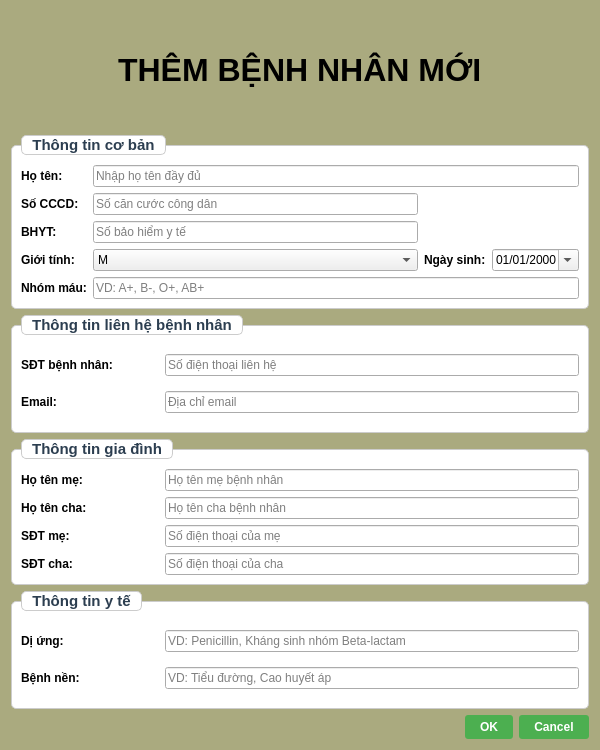
<?xml version="1.0" encoding="UTF-8"?>
<ui version="4.0">
 <class>AddEditPatientDialog</class>
 <widget class="QDialog" name="AddEditPatientDialog">
  <property name="geometry">
   <rect>
    <x>0</x>
    <y>0</y>
    <width>600</width>
    <height>750</height>
   </rect>
  </property>
  <property name="windowTitle">
   <string>Thêm/Chỉnh Sửa Bệnh Nhân</string>
  </property>
  <property name="styleSheet">
   <string notr="true">QDialog {
    background-color: #aaaa7f;
}
QLabel {
    color: black;
    background-color: transparent;
    border: none;
    font-weight: bold;
}
QGroupBox {
    font-weight: bold;
    border: 1px solid #CCCCCC;
    border-radius: 5px;
    margin-top: 10px;
    padding-top: 10px;
}
QGroupBox::title {
    subcontrol-origin: margin;
    left: 10px;
    padding: 0 5px 0 5px;
}
QPushButton {
    background-color: #4CAF50;
    color: white;
    border: none;
    padding: 5px 15px;
    border-radius: 3px;
    font-weight: bold;
}
QPushButton:hover {
    background-color: #45A049;
}
QPushButton:pressed {
    background-color: #3D8B40;
}
/* ButtonBox - nút Cancel (màu đỏ) */
QDialogButtonBox QPushButton[text=&quot;Cancel&quot;] {
    background-color: #f44336;
    color: white;
    border: none;
    padding: 8px 20px;
    border-radius: 3px;
    font-weight: bold;
    min-width: 80px;
}
QDialogButtonBox QPushButton[text=&quot;Cancel&quot;]:hover {
    background-color: #d32f2f;
}
QDialogButtonBox QPushButton[text=&quot;Cancel&quot;]:pressed {
    background-color: #b71c1c;
}
/* ButtonBox - nút OK (màu xanh) */
QDialogButtonBox QPushButton[text=&quot;OK&quot;] {
    background-color: #4CAF50;
    color: white;
    border: none;
    padding: 8px 20px;
    border-radius: 3px;
    font-weight: bold;
    min-width: 80px;
}
QDialogButtonBox QPushButton[text=&quot;OK&quot;]:hover {
    background-color: #45A049;
}
QDialogButtonBox QPushButton[text=&quot;OK&quot;]:pressed {
    background-color: #3D8B40;
}</string>
  </property>
  <layout class="QVBoxLayout" name="verticalLayout">
   <item>
    <widget class="QWidget" name="widgetTitleBar" native="true">
     <property name="styleSheet">
      <string notr="true">background-color: rgb(170, 170, 127);</string>
     </property>
     <layout class="QHBoxLayout" name="horizontalLayout_4">
      <item>
       <spacer name="horizontalSpacer">
        <property name="orientation">
         <enum>Qt::Orientation::Horizontal</enum>
        </property>
        <property name="sizeHint" stdset="0">
         <size>
          <width>40</width>
          <height>20</height>
         </size>
        </property>
       </spacer>
      </item>
      <item>
       <widget class="QLabel" name="labelTitle">
        <property name="font">
         <font>
          <family>Segoe UI</family>
          <pointsize>24</pointsize>
          <italic>false</italic>
          <bold>true</bold>
         </font>
        </property>
        <property name="styleSheet">
         <string notr="true">font: 700 24pt &quot;Segoe UI&quot;;
color: black;</string>
        </property>
        <property name="text">
         <string>THÊM BỆNH NHÂN MỚI</string>
        </property>
       </widget>
      </item>
      <item>
       <spacer name="horizontalSpacer_2">
        <property name="orientation">
         <enum>Qt::Orientation::Horizontal</enum>
        </property>
        <property name="sizeHint" stdset="0">
         <size>
          <width>40</width>
          <height>20</height>
         </size>
        </property>
       </spacer>
      </item>
     </layout>
    </widget>
   </item>
   <item>
    <widget class="QGroupBox" name="groupBoxBasicInfo">
     <property name="font">
      <font>
       <family>Arial</family>
       <pointsize>11</pointsize>
       <italic>false</italic>
       <bold>true</bold>
      </font>
     </property>
     <property name="styleSheet">
      <string notr="true">QGroupBox {
    font: bold 11pt &quot;Arial&quot;;
    color: #2C3E50;
    border: 1px solid #CCCCCC;
    border-radius: 5px;
    margin-top: 10px;
    padding-top: 10px;
    background-color: white;
}
QGroupBox::title {
    subcontrol-origin: margin;
    subcontrol-position: top left;
    border: 1px solid #CCCCCC;
    border-radius: 5px;
    left: 10px;
    padding: 0 8px 0 8px;
    background-color: white;
}</string>
     </property>
     <property name="title">
      <string>Thông tin cơ bản</string>
     </property>
     <layout class="QGridLayout" name="gridLayout">
      <item row="2" column="0">
       <widget class="QLabel" name="label">
        <property name="text">
         <string>BHYT:</string>
        </property>
       </widget>
      </item>
      <item row="2" column="1">
       <widget class="QLineEdit" name="txtInsuranceID">
        <property name="placeholderText">
         <string>Số bảo hiểm y tế</string>
        </property>
       </widget>
      </item>
      <item row="0" column="0">
       <widget class="QLabel" name="label_2">
        <property name="text">
         <string>Họ tên:</string>
        </property>
       </widget>
      </item>
      <item row="0" column="1" colspan="3">
       <widget class="QLineEdit" name="txtName">
        <property name="placeholderText">
         <string>Nhập họ tên đầy đủ</string>
        </property>
       </widget>
      </item>
      <item row="3" column="1">
       <widget class="QComboBox" name="comboGender">
        <item>
         <property name="text">
          <string>M</string>
         </property>
        </item>
        <item>
         <property name="text">
          <string>F</string>
         </property>
        </item>
       </widget>
      </item>
      <item row="4" column="0">
       <widget class="QLabel" name="label_5">
        <property name="text">
         <string>Nhóm máu:</string>
        </property>
       </widget>
      </item>
      <item row="3" column="2">
       <widget class="QLabel" name="label_4">
        <property name="text">
         <string>Ngày sinh:</string>
        </property>
       </widget>
      </item>
      <item row="4" column="1" colspan="3">
       <widget class="QLineEdit" name="txtBloodType">
        <property name="placeholderText">
         <string>VD: A+, B-, O+, AB+</string>
        </property>
       </widget>
      </item>
      <item row="3" column="0">
       <widget class="QLabel" name="label_3">
        <property name="text">
         <string>Giới tính:</string>
        </property>
       </widget>
      </item>
      <item row="3" column="3">
       <widget class="QDateEdit" name="dateEditBirthday">
        <property name="displayFormat">
         <string>dd/MM/yyyy</string>
        </property>
        <property name="calendarPopup">
         <bool>true</bool>
        </property>
       </widget>
      </item>
      <item row="1" column="1">
       <widget class="QLineEdit" name="txtCCCD">
        <property name="placeholderText">
         <string>Số căn cước công dân</string>
        </property>
       </widget>
      </item>
      <item row="1" column="0">
       <widget class="QLabel" name="label_12">
        <property name="text">
         <string>Số CCCD:</string>
        </property>
       </widget>
      </item>
     </layout>
    </widget>
   </item>
   <item>
    <widget class="QGroupBox" name="groupBoxContactInfo">
     <property name="font">
      <font>
       <family>Arial</family>
       <pointsize>11</pointsize>
       <italic>false</italic>
       <bold>true</bold>
      </font>
     </property>
     <property name="styleSheet">
      <string notr="true">QGroupBox {
    font: bold 11pt &quot;Arial&quot;;
    color: #2C3E50;
    border: 1px solid #CCCCCC;
    border-radius: 5px;
    margin-top: 10px;
    padding-top: 10px;
    background-color: white;
}
QGroupBox::title {
    subcontrol-origin: margin;
    subcontrol-position: top left;
    border: 1px solid #CCCCCC;
    border-radius: 5px;
    left: 10px;
    padding: 0 8px 0 8px;
    background-color: white;
}</string>
     </property>
     <property name="title">
      <string>Thông tin liên hệ bệnh nhân</string>
     </property>
     <layout class="QGridLayout" name="gridLayout_2">
      <item row="0" column="0">
       <widget class="QLabel" name="label_10">
        <property name="text">
         <string>SĐT bệnh nhân:</string>
        </property>
       </widget>
      </item>
      <item row="0" column="1" colspan="3">
       <widget class="QLineEdit" name="txtPhoneNumber">
        <property name="placeholderText">
         <string>Số điện thoại liên hệ</string>
        </property>
       </widget>
      </item>
      <item row="1" column="0">
       <widget class="QLabel" name="label_11">
        <property name="text">
         <string>Email:</string>
        </property>
       </widget>
      </item>
      <item row="1" column="1" colspan="3">
       <widget class="QLineEdit" name="txtEmail">
        <property name="placeholderText">
         <string>Địa chỉ email</string>
        </property>
       </widget>
      </item>
     </layout>
    </widget>
   </item>
   <item>
    <widget class="QGroupBox" name="groupBoxFamilyInfo">
     <property name="font">
      <font>
       <family>Arial</family>
       <pointsize>11</pointsize>
       <italic>false</italic>
       <bold>true</bold>
      </font>
     </property>
     <property name="styleSheet">
      <string notr="true">QGroupBox {
    font: bold 11pt &quot;Arial&quot;;
    color: #2C3E50;
    border: 1px solid #CCCCCC;
    border-radius: 5px;
    margin-top: 10px;
    padding-top: 10px;
    background-color: white;
}
QGroupBox::title {
    subcontrol-origin: margin;
    subcontrol-position: top left;
    border: 1px solid #CCCCCC;
    border-radius: 5px;
    left: 10px;
    padding: 0 8px 0 8px;
    background-color: white;
}</string>
     </property>
     <property name="title">
      <string>Thông tin gia đình</string>
     </property>
     <layout class="QGridLayout" name="gridLayout_3">
      <item row="0" column="0">
       <widget class="QLabel" name="label_8">
        <property name="text">
         <string>Họ tên mẹ:</string>
        </property>
       </widget>
      </item>
      <item row="0" column="1" colspan="3">
       <widget class="QLineEdit" name="txtNameMother">
        <property name="placeholderText">
         <string>Họ tên mẹ bệnh nhân</string>
        </property>
       </widget>
      </item>
      <item row="1" column="0">
       <widget class="QLabel" name="label_9">
        <property name="text">
         <string>Họ tên cha:</string>
        </property>
       </widget>
      </item>
      <item row="1" column="1" colspan="3">
       <widget class="QLineEdit" name="txtNameFather">
        <property name="placeholderText">
         <string>Họ tên cha bệnh nhân</string>
        </property>
       </widget>
      </item>
      <item row="2" column="0">
       <widget class="QLabel" name="label_phone_mother">
        <property name="text">
         <string>SĐT mẹ:</string>
        </property>
       </widget>
      </item>
      <item row="2" column="1" colspan="3">
       <widget class="QLineEdit" name="txtPhoneMother">
        <property name="placeholderText">
         <string>Số điện thoại của mẹ</string>
        </property>
       </widget>
      </item>
      <item row="3" column="0">
       <widget class="QLabel" name="label_phone_father">
        <property name="text">
         <string>SĐT cha:</string>
        </property>
       </widget>
      </item>
      <item row="3" column="1" colspan="3">
       <widget class="QLineEdit" name="txtPhoneFather">
        <property name="placeholderText">
         <string>Số điện thoại của cha</string>
        </property>
       </widget>
      </item>
     </layout>
    </widget>
   </item>
   <item>
    <widget class="QGroupBox" name="groupBoxMedicalInfo">
     <property name="font">
      <font>
       <family>Arial</family>
       <pointsize>11</pointsize>
       <italic>false</italic>
       <bold>true</bold>
      </font>
     </property>
     <property name="styleSheet">
      <string notr="true">QGroupBox {
    font: bold 11pt &quot;Arial&quot;;
    color: #2C3E50;
    border: 1px solid #CCCCCC;
    border-radius: 5px;
    margin-top: 10px;
    padding-top: 10px;
    background-color: white;
}
QGroupBox::title {
    subcontrol-origin: margin;
    subcontrol-position: top left;
    border: 1px solid #CCCCCC;
    border-radius: 5px;
    left: 10px;
    padding: 0 8px 0 8px;
    background-color: white;
}</string>
     </property>
     <property name="title">
      <string>Thông tin y tế</string>
     </property>
     <layout class="QGridLayout" name="gridLayout_4">
      <item row="0" column="0">
       <widget class="QLabel" name="label_6">
        <property name="text">
         <string>Dị ứng:</string>
        </property>
       </widget>
      </item>
      <item row="0" column="1" colspan="3">
       <widget class="QLineEdit" name="txtAllergies">
        <property name="placeholderText">
         <string>VD: Penicillin, Kháng sinh nhóm Beta-lactam</string>
        </property>
       </widget>
      </item>
      <item row="1" column="0">
       <widget class="QLabel" name="label_7">
        <property name="text">
         <string>Bệnh nền:</string>
        </property>
       </widget>
      </item>
      <item row="1" column="1" colspan="3">
       <widget class="QLineEdit" name="txtChronicDiseases">
        <property name="placeholderText">
         <string>VD: Tiểu đường, Cao huyết áp</string>
        </property>
       </widget>
      </item>
     </layout>
    </widget>
   </item>
   <item>
    <widget class="QDialogButtonBox" name="buttonBox">
     <property name="orientation">
      <enum>Qt::Orientation::Horizontal</enum>
     </property>
     <property name="standardButtons">
      <set>QDialogButtonBox::StandardButton::Cancel|QDialogButtonBox::StandardButton::Ok</set>
     </property>
    </widget>
   </item>
  </layout>
 </widget>
 <resources/>
 <connections>
  <connection>
   <sender>buttonBox</sender>
   <signal>rejected()</signal>
   <receiver>AddEditPatientDialog</receiver>
   <slot>reject()</slot>
   <hints>
    <hint type="sourcelabel">
     <x>20</x>
     <y>20</y>
    </hint>
    <hint type="destinationlabel">
     <x>20</x>
     <y>20</y>
    </hint>
   </hints>
  </connection>
 </connections>
</ui>
